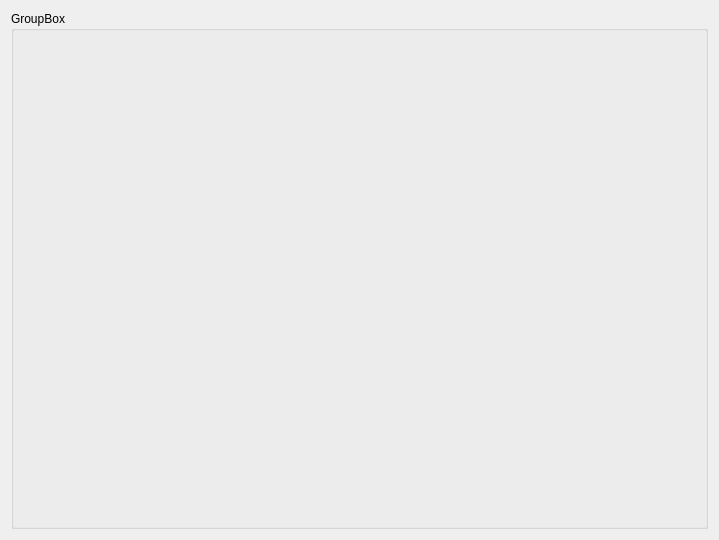
<?xml version="1.0" encoding="UTF-8"?>
<ui version="4.0">
 <class>Form</class>
 <widget class="QWidget" name="Form">
  <property name="geometry">
   <rect>
    <x>0</x>
    <y>0</y>
    <width>719</width>
    <height>540</height>
   </rect>
  </property>
  <property name="windowTitle">
   <string>Form</string>
  </property>
  <layout class="QGridLayout" name="gridLayout">
   <item row="0" column="0">
    <widget class="QGroupBox" name="groupBox">
     <property name="title">
      <string>GroupBox</string>
     </property>
     <layout class="QGridLayout" name="gridLayout_3">
      <item row="0" column="0">
       <layout class="QGridLayout" name="lfbFormObject"/>
      </item>
     </layout>
    </widget>
   </item>
  </layout>
 </widget>
 <resources/>
 <connections/>
</ui>
